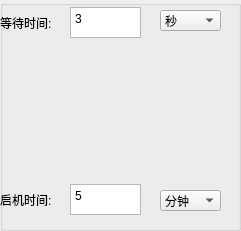
  <widget class="QGroupBox" name="groupBox_4">
   <property name="geometry">
    <rect>
     <x>960</x>
     <y>20</y>
     <width>241</width>
     <height>231</height>
    </rect>
   </property>
   <property name="title">
    <string/>
   </property>
   <widget class="QComboBox" name="comboBox_S1_TIME">
    <property name="geometry">
     <rect>
      <x>160</x>
      <y>190</y>
      <width>61</width>
      <height>21</height>
     </rect>
    </property>
    <item>
     <property name="text">
      <string>分钟</string>
     </property>
    </item>
    <item>
     <property name="text">
      <string>秒</string>
     </property>
    </item>
    <item>
     <property name="text">
      <string>毫秒</string>
     </property>
    </item>
   </widget>
   <widget class="QTextEdit" name="textEdit_S1_TIME">
    <property name="geometry">
     <rect>
      <x>70</x>
      <y>184</y>
      <width>71</width>
      <height>31</height>
     </rect>
    </property>
    <property name="html">
     <string>&lt;!DOCTYPE HTML PUBLIC &quot;-//W3C//DTD HTML 4.0//EN&quot; &quot;http://www.w3.org/TR/REC-html40/strict.dtd&quot;&gt;
&lt;html&gt;&lt;head&gt;&lt;meta name=&quot;qrichtext&quot; content=&quot;1&quot; /&gt;&lt;style type=&quot;text/css&quot;&gt;
p, li { white-space: pre-wrap; }
&lt;/style&gt;&lt;/head&gt;&lt;body style=&quot; font-family:'SimSun'; font-size:9pt; font-weight:400; font-style:normal;&quot;&gt;
&lt;p style=&quot; margin-top:0px; margin-bottom:0px; margin-left:0px; margin-right:0px; -qt-block-indent:0; text-indent:0px;&quot;&gt;5&lt;/p&gt;&lt;/body&gt;&lt;/html&gt;</string>
    </property>
   </widget>
   <widget class="QLabel" name="label_132">
    <property name="geometry">
     <rect>
      <x>0</x>
      <y>190</y>
      <width>71</width>
      <height>20</height>
     </rect>
    </property>
    <property name="text">
     <string>启机时间:</string>
    </property>
   </widget>
   <widget class="QComboBox" name="comboBox_S1_ACWaitTIME">
    <property name="geometry">
     <rect>
      <x>160</x>
      <y>10</y>
      <width>61</width>
      <height>21</height>
     </rect>
    </property>
    <item>
     <property name="text">
      <string>秒</string>
     </property>
    </item>
    <item>
     <property name="text">
      <string>分钟</string>
     </property>
    </item>
    <item>
     <property name="text">
      <string>毫秒</string>
     </property>
    </item>
   </widget>
   <widget class="QLabel" name="label_131">
    <property name="geometry">
     <rect>
      <x>0</x>
      <y>13</y>
      <width>71</width>
      <height>20</height>
     </rect>
    </property>
    <property name="text">
     <string>等待时间:</string>
    </property>
   </widget>
   <widget class="QTextEdit" name="textEdit_S1_ACWaitTIME">
    <property name="geometry">
     <rect>
      <x>70</x>
      <y>7</y>
      <width>71</width>
      <height>31</height>
     </rect>
    </property>
    <property name="html">
     <string>&lt;!DOCTYPE HTML PUBLIC &quot;-//W3C//DTD HTML 4.0//EN&quot; &quot;http://www.w3.org/TR/REC-html40/strict.dtd&quot;&gt;
&lt;html&gt;&lt;head&gt;&lt;meta name=&quot;qrichtext&quot; content=&quot;1&quot; /&gt;&lt;style type=&quot;text/css&quot;&gt;
p, li { white-space: pre-wrap; }
&lt;/style&gt;&lt;/head&gt;&lt;body style=&quot; font-family:'SimSun'; font-size:9pt; font-weight:400; font-style:normal;&quot;&gt;
&lt;p style=&quot; margin-top:0px; margin-bottom:0px; margin-left:0px; margin-right:0px; -qt-block-indent:0; text-indent:0px;&quot;&gt;3&lt;/p&gt;&lt;/body&gt;&lt;/html&gt;</string>
    </property>
   </widget>
  </widget>
